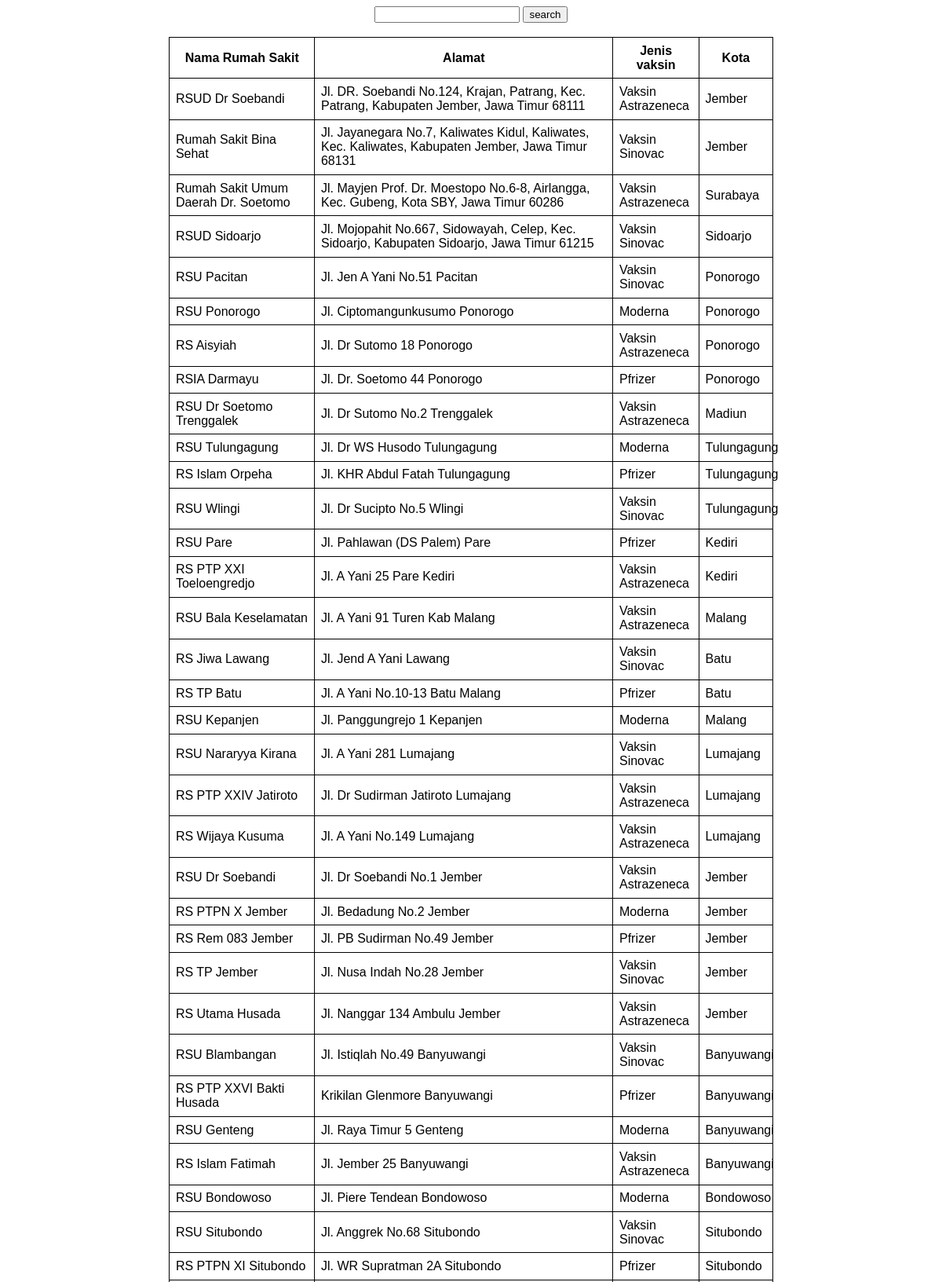
The page /dashboard/daftar_rs.php (upper part) on the database its author committed.
### tables this page shows
CREATE TABLE `hospital` (
  `rs_id` int(11) NOT NULL,
  `nama_rs` varchar(255) NOT NULL,
  `alamat` varchar(255) NOT NULL,
  `vaksin_id` int(11) NOT NULL,
  `city_id` int(11) NOT NULL
);

CREATE TABLE `vaksin` (
  `vaksin_id` int(11) NOT NULL,
  `nama_vaksin` varchar(100) NOT NULL,
  `keterangan` varchar(255) NOT NULL
);

CREATE TABLE `city` (
  `city_id` int(11) NOT NULL,
  `nama_city` varchar(255) NOT NULL
);

### dashboard/daftar_rs.php (the view, shortened to what this page needs)
<?php
$connection=getconnection();
if(isset($_POST["search"]))
{
    $cari=$_POST['cari'];
}else {
    $cari='';
}
$data_total=100;
$taken_data_every1=mysqli_query($connection,"SELECT * FROM vaksin JOIN hospital USING(vaksin_id) JOIN city USING (city_id)
WHERE nama_rs LIKE '%$cari%' OR alamat LIKE '%$cari%' OR nama_vaksin LIKE '%$cari%' OR nama_city LIKE '%$cari%' LIMIT 0,$data_total");
?>
<!DOCTYPE html>
<html lang="en">
<head>
</head>
<body>
    <center>
    <form action="" method="POST" id="keyword">
        <input type="text" name="cari" id="search">
        <button type="submit" name="search" id="tombol-cari">search</button>
    </form>
    </center>
    <div id="container">
        <table align="center">
            <tr>
                <th>Nama Rumah Sakit</th>
                <th>Alamat</th>
                <th>Jenis vaksin</th>
                <th>Kota</th>
            </tr>
            <?php foreach ($taken_data_every1 as $row){ ?>
            <tr>
                <td><?php echo $row["nama_rs"]; ?></td>
                <td><?php echo $row["alamat"]; ?></td>
                <td><?php echo $row["nama_vaksin"] ?></td>
                <td><?php echo $row["nama_city"] ?></td>
            </tr>
            <?php };?>
        </table>
    </div>
</body>
</html>

### dashboard/daftar_rs.php (style rules this page uses)
html, body { background-image: url('https://i.pinimg.com/564x/57/6b/cc/576bcc357363251c23a2b7357c868ec4.jpg'); background-size: cover; }
table,th, td { border: 1px solid black; border-collapse: collapse; padding: 1%; }
table { font-family: arial, sans-serif; width: 65%; }

### rows shown on the page
hospital: nama_rs "RSUD Dr Soebandi", alamat "Jl. DR. Soebandi No.124, Krajan, Patrang, Kec. Patrang, Kabupaten Jember, Jawa Timur 68111", vaksin.nama_vaksin "Vaksin Astrazeneca", city.nama_city "Jember"
hospital: nama_rs "Rumah Sakit Bina Sehat", alamat "Jl. Jayanegara No.7, Kaliwates Kidul, Kaliwates, Kec. Kaliwates, Kabupaten Jember, Jawa Timur 68131", vaksin.nama_vaksin "Vaksin Sinovac", city.nama_city "Jember"
hospital: nama_rs "Rumah Sakit Umum Daerah Dr. Soetomo", alamat "Jl. Mayjen Prof. Dr. Moestopo No.6-8, Airlangga, Kec. Gubeng, Kota SBY, Jawa Timur 60286", vaksin.nama_vaksin "Vaksin Astrazeneca", city.nama_city "Surabaya"
hospital: nama_rs "RSUD Sidoarjo", alamat "Jl. Mojopahit No.667, Sidowayah, Celep, Kec. Sidoarjo, Kabupaten Sidoarjo, Jawa Timur 61215", vaksin.nama_vaksin "Vaksin Sinovac", city.nama_city "Sidoarjo"
hospital: nama_rs "RSU Pacitan", alamat "Jl. Jen A Yani No.51 Pacitan", vaksin.nama_vaksin "Vaksin Sinovac", city.nama_city "Ponorogo"
hospital: nama_rs "RSU Ponorogo", alamat "Jl. Ciptomangunkusumo Ponorogo", vaksin.nama_vaksin "Moderna", city.nama_city "Ponorogo"
hospital: nama_rs "RS Aisyiah", alamat "Jl. Dr Sutomo 18 Ponorogo", vaksin.nama_vaksin "Vaksin Astrazeneca", city.nama_city "Ponorogo"
hospital: nama_rs "RSIA Darmayu", alamat "Jl. Dr. Soetomo 44 Ponorogo", vaksin.nama_vaksin "Pfrizer", city.nama_city "Ponorogo"
hospital: nama_rs "RSU Dr Soetomo Trenggalek", alamat "Jl. Dr Sutomo No.2 Trenggalek", vaksin.nama_vaksin "Vaksin Astrazeneca", city.nama_city "Madiun"
hospital: nama_rs "RSU Tulungagung", alamat "Jl. Dr WS Husodo Tulungagung", vaksin.nama_vaksin "Moderna", city.nama_city "Tulungagung"
hospital: nama_rs "RS Islam Orpeha", alamat "Jl. KHR Abdul Fatah Tulungagung", vaksin.nama_vaksin "Pfrizer", city.nama_city "Tulungagung"
hospital: nama_rs "RSU Wlingi", alamat "Jl. Dr Sucipto No.5 Wlingi", vaksin.nama_vaksin "Vaksin Sinovac", city.nama_city "Tulungagung"
hospital: nama_rs "RSU Pare", alamat "Jl. Pahlawan (DS Palem) Pare", vaksin.nama_vaksin "Pfrizer", city.nama_city "Kediri"
hospital: nama_rs "RS PTP XXI Toeloengredjo", alamat "Jl. A Yani 25 Pare Kediri", vaksin.nama_vaksin "Vaksin Astrazeneca", city.nama_city "Kediri"
hospital: nama_rs "RSU Bala Keselamatan", alamat "Jl. A Yani 91 Turen Kab Malang", vaksin.nama_vaksin "Vaksin Astrazeneca", city.nama_city "Malang"
hospital: nama_rs "RS Jiwa Lawang", alamat "Jl. Jend A Yani Lawang", vaksin.nama_vaksin "Vaksin Sinovac", city.nama_city "Batu"
hospital: nama_rs "RS TP Batu", alamat "Jl. A Yani No.10-13 Batu Malang", vaksin.nama_vaksin "Pfrizer", city.nama_city "Batu"
hospital: nama_rs "RSU Kepanjen", alamat "Jl. Panggungrejo 1 Kepanjen", vaksin.nama_vaksin "Moderna", city.nama_city "Malang"
hospital: nama_rs "RSU Nararyya Kirana", alamat "Jl. A Yani 281 Lumajang", vaksin.nama_vaksin "Vaksin Sinovac", city.nama_city "Lumajang"
hospital: nama_rs "RS PTP XXIV Jatiroto", alamat "Jl. Dr Sudirman Jatiroto Lumajang", vaksin.nama_vaksin "Vaksin Astrazeneca", city.nama_city "Lumajang"
hospital: nama_rs "RS Wijaya Kusuma", alamat "Jl. A Yani No.149 Lumajang", vaksin.nama_vaksin "Vaksin Astrazeneca", city.nama_city "Lumajang"
hospital: nama_rs "RSU Dr Soebandi", alamat "Jl. Dr Soebandi No.1 Jember", vaksin.nama_vaksin "Vaksin Astrazeneca", city.nama_city "Jember"
hospital: nama_rs "RS PTPN X Jember", alamat "Jl. Bedadung No.2 Jember", vaksin.nama_vaksin "Moderna", city.nama_city "Jember"
hospital: nama_rs "RS Rem 083 Jember", alamat "Jl. PB Sudirman No.49 Jember", vaksin.nama_vaksin "Pfrizer", city.nama_city "Jember"
hospital: nama_rs "RS TP Jember", alamat "Jl. Nusa Indah No.28 Jember", vaksin.nama_vaksin "Vaksin Sinovac", city.nama_city "Jember"
hospital: nama_rs "RS Utama Husada", alamat "Jl. Nanggar 134 Ambulu Jember", vaksin.nama_vaksin "Vaksin Astrazeneca", city.nama_city "Jember"
hospital: nama_rs "RSU Blambangan", alamat "Jl. Istiqlah No.49 Banyuwangi", vaksin.nama_vaksin "Vaksin Sinovac", city.nama_city "Banyuwangi"
hospital: nama_rs "RS PTP XXVI Bakti Husada", alamat "Krikilan Glenmore Banyuwangi", vaksin.nama_vaksin "Pfrizer", city.nama_city "Banyuwangi"
hospital: nama_rs "RSU Genteng", alamat "Jl. Raya Timur 5 Genteng", vaksin.nama_vaksin "Moderna", city.nama_city "Banyuwangi"
hospital: nama_rs "RS Islam Fatimah", alamat "Jl. Jember 25 Banyuwangi", vaksin.nama_vaksin "Vaksin Astrazeneca", city.nama_city "Banyuwangi"
hospital: nama_rs "RSU Bondowoso", alamat "Jl. Piere Tendean Bondowoso", vaksin.nama_vaksin "Moderna", city.nama_city "Bondowoso"
hospital: nama_rs "RSU Situbondo", alamat "Jl. Anggrek No.68 Situbondo", vaksin.nama_vaksin "Vaksin Sinovac", city.nama_city "Situbondo"
hospital: nama_rs "RS PTPN XI Situbondo", alamat "Jl. WR Supratman 2A Situbondo", vaksin.nama_vaksin "Pfrizer", city.nama_city "Situbondo"
